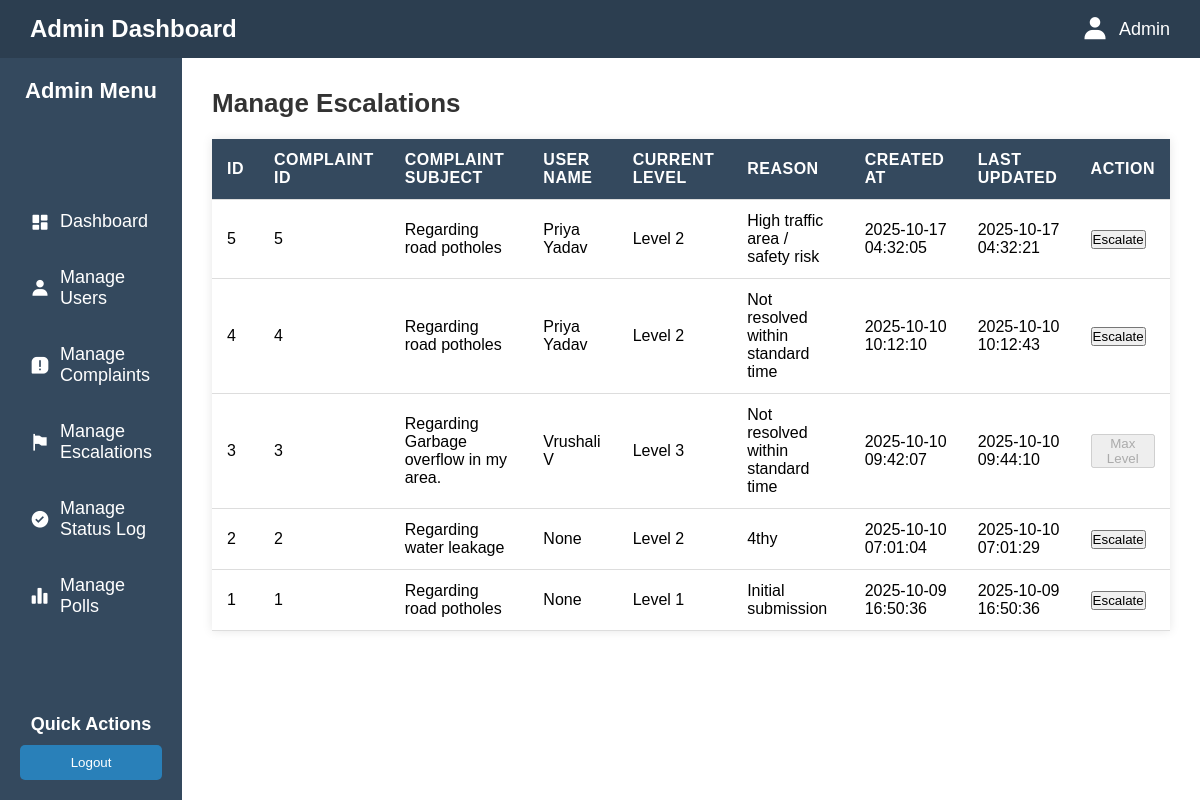
The page /admin/escalations (signed in) on the database its author committed.
### tables this page shows
CREATE TABLE escalations (
    id INTEGER PRIMARY KEY AUTOINCREMENT,
    complaint_id INTEGER NOT NULL,
    current_level INTEGER NOT NULL DEFAULT 1,
    reason TEXT,
    created_at DATETIME DEFAULT CURRENT_TIMESTAMP,
    updated_at DATETIME DEFAULT CURRENT_TIMESTAMP,
    FOREIGN KEY (complaint_id) REFERENCES complaints(id)
);

CREATE TABLE complaints (
    id INTEGER PRIMARY KEY AUTOINCREMENT,
    user_id INTEGER NOT NULL,
    subject TEXT NOT NULL,
    description TEXT NOT NULL,
    location TEXT NOT NULL,
    photo TEXT,
    category TEXT NOT NULL,
    status TEXT DEFAULT 'Submitted',
    created_at DATETIME DEFAULT CURRENT_TIMESTAMP,
    latitude REAL,
    longitudeÂ REAL, longitude REAL,
    FOREIGN KEY (user_id) REFERENCES users(id)
    
);

CREATE TABLE users (
    id INTEGER PRIMARY KEY AUTOINCREMENT,
    name TEXT NOT NULL,
    email TEXT NOT NULL UNIQUE,
    phone TEXT NOT NULL UNIQUE,
    otp TEXT,
    otp_expires_at DATETIME
);

### app.py (the view, shortened to what this page needs)
@app.route('/admin/escalations', methods=['GET', 'POST'])
def admin_escalations():
    if not session.get('admin_logged_in'):
        return redirect(url_for('admin_login'))
    conn = get_db()
    cursor = conn.cursor()
    cursor.execute("""SELECT e.id, e.complaint_id, e.current_level, e.reason, e.created_at, e.updated_at, c.subject, u.name AS user_name FROM escalations e LEFT JOIN complaints c ON e.complaint_id = c.id LEFT JOIN users u ON c.user_id = u.id ORDER BY e.created_at DESC""")
    escalations = cursor.fetchall()
    conn.close()
    return render_template('adminEscalations.html', escalations=escalations)

### app.py (called while the page is built)
def get_db():
    conn = sqlite3.connect(DATABASE)
    conn.row_factory = sqlite3.Row
    return conn

### templates/adminEscalations.html (shortened to what this page needs)
<!DOCTYPE html>
<html lang="en">
<head>
    <link rel="stylesheet" href="/static/AdminDashboard.css">
    <link href='https://unpkg.com/boxicons@2.1.4/css/boxicons.min.css' rel='stylesheet'>
</head>
<body>
    <div class="header">
        <p class="logo">Admin Dashboard</p>
        <div class="profile">
            <i class='bx bxs-user'></i><p>Admin</p>
        </div>
    </div>
    <div class="container">
        <div class="sidebar">
            <div class="head">
                <p>Admin Menu</p>
            </div>
            <ul>
               <li><a href="{{ url_for('admin_dashboard') }}"><i class='bx bxs-dashboard'></i> Dashboard</a></li>
               <li><a href="{{ url_for('admin_users') }}"><i class='bx bxs-user'></i> Manage Users</a></li>
               <li><a href="{{ url_for('admin_complaints') }}"><i class='bx bxs-message-square-error'></i> Manage Complaints</a></li>
               <li><a href="{{ url_for('admin_escalations') }}" class="active"><i class='bx bxs-flag-alt'></i> Manage Escalations</a></li>
               <li><a href="{{url_for('admin_status')}}"><i class='bx bxs-check-circle'></i> Manage Status Log</a></li>
               <li><a href="{{url_for('admin_polls')}}"><i class='bx bxs-bar-chart-alt-2'></i> Manage Polls</a></li>
            </ul>
            <div class="foot">
                <h3>Quick Actions</h3>
                <a href="{{ url_for('admin_logout') }}"><button>Logout</button></a>
            </div>
        </div>
        <div id="root">
            <h1>Manage Escalations</h1>
            <table class="styled-table">
                <thead>
                    <tr>
                        <th>ID</th>
                        <th>Complaint ID</th>
                        <th>Complaint Subject</th>
                        <th>User Name</th>
                        <th>Current Level</th>
                        <th>Reason</th>
                        <th>Created At</th>
                        <th>Last Updated</th>
                        <th>Action</th>
                    </tr>
                </thead>
                <tbody>
                    {% for e in escalations %}
                    <tr>
                        <td>{{ e['id'] }}</td>
                        <td>{{ e['complaint_id'] }}</td>
                        <td>{{ e['subject'] }}</td>
                        <td>{{ e['user_name'] }}</td>
                        <td>Level {{ e['current_level'] }}</td>
                        <td>{{ e['reason'] }}</td>
                        <td>{{ e['created_at'] }}</td>
                        <td>{{ e['updated_at'] }}</td>
                        <td>
                            {% if e['current_level'] < 3 %}
                            <form method="post" style="display:inline;">
                                <button type="submit" class="login-btn">Escalate</button>
                            </form>
                            {% else %}
                                <button class="login-btn" disabled>Max Level</button>
                            {% endif %}
                        </td>
                    </tr>
                    {% endfor %}
                </tbody>
            </table>
        </div>
    </div>
</body>
</html>

### static/AdminDashboard.css (style rules this page uses)
* { box-sizing: border-box; margin: 0; padding: 0; }
body { font-family: 'Arial', sans-serif; background-color: #f4f6f9; display: flex; flex-direction: column; height: 100vh; }
.header { display: flex; justify-content: space-between; align-items: center; padding: 15px 30px; background-color: #2c3e50; color: white; }
.header .logo { font-size: 24px; font-weight: bold; }
.header .profile { display: flex; align-items: center; font-size: 18px; }
.header .profile i { font-size: 28px; margin-right: 10px; }
.container { display: flex; flex: 1; overflow: hidden; }
.sidebar { width: 250px; background-color: #34495e; color: white; padding: 20px; display: flex; flex-direction: column; justify-content: space-between; }
.sidebar .head p { font-size: 22px; font-weight: bold; margin-bottom: 30px; text-align: center; }
.sidebar ul { list-style: none; padding: 0; }
.sidebar ul li { margin: 15px 0; }
.sidebar ul li a { color: white; text-decoration: none; font-size: 18px; display: flex; align-items: center; padding: 10px; border-radius: 4px; transition: background-color 0.3s; }
.sidebar ul li a i { margin-right: 10px; font-size: 20px; }
.sidebar .foot { margin-top: 20px; }
.sidebar .foot h3 { font-size: 18px; margin-bottom: 10px; text-align: center; }
.sidebar .foot button { width: 100%; padding: 10px 0; background-color: #2980b9; color: white; border: none; border-radius: 5px; cursor: pointer; transition: background-color 0.3s; }
#root { flex-grow: 1; padding: 30px; background-color: #fff; overflow-y: auto; }
h1 { font-size: 26px; margin-bottom: 20px; color: #333; }
.styled-table { width: 100%; border-collapse: collapse; margin-top: 20px; font-size: 16px; box-shadow: 0 0 10px rgba(0,0,0,0.1); background: #fff; }
.styled-table th, .styled-table td { padding: 12px 15px; text-align: left; border-bottom: 1px solid #ddd; }
.styled-table th { background: #34495e; color: #fff; text-transform: uppercase; letter-spacing: 0.5px; }

### rows shown on the page
escalations: id "5", complaint_id "5", subject "Regarding road potholes", user_name "Priya Yadav", current_level "2", reason "High traffic area / safety risk", created_at "2025-10-17 04:32:05", updated_at "2025-10-17 04:32:21"
escalations: id "4", complaint_id "4", subject "Regarding road potholes", user_name "Priya Yadav", current_level "2", reason "Not resolved within standard time", created_at "2025-10-10 10:12:10", updated_at "2025-10-10 10:12:43"
escalations: id "3", complaint_id "3", subject "Regarding Garbage overflow in my area.", user_name "Vrushali V", current_level "3", reason "Not resolved within standard time", created_at "2025-10-10 09:42:07", updated_at "2025-10-10 09:44:10", shows "Max Level"
escalations: id "2", complaint_id "2", subject "Regarding water leakage", user_name "None", current_level "2", reason "4thy", created_at "2025-10-10 07:01:04", updated_at "2025-10-10 07:01:29"
escalations: id "1", complaint_id "1", subject "Regarding road potholes", user_name "None", current_level "1", reason "Initial submission", created_at "2025-10-09 16:50:36", updated_at "2025-10-09 16:50:36"
